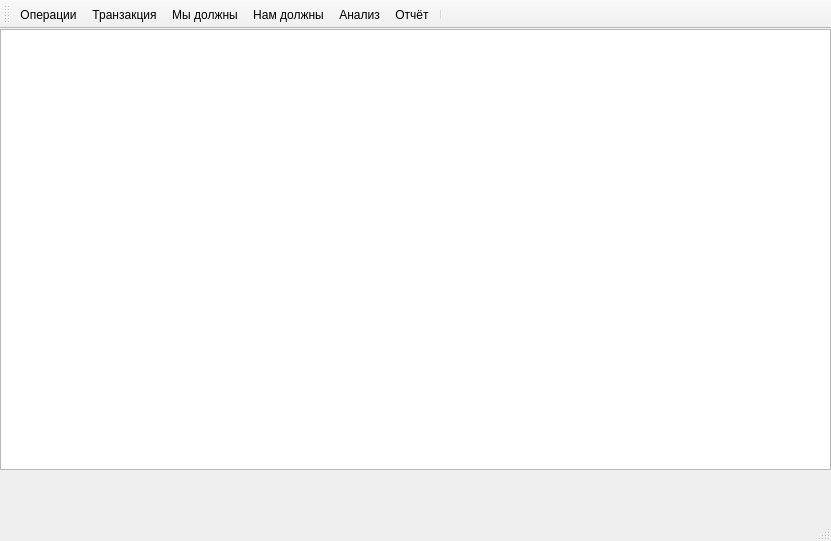
<?xml version="1.0" encoding="UTF-8"?>
<ui version="4.0">
 <class>MainWindow</class>
 <widget class="QMainWindow" name="MainWindow">
  <property name="geometry">
   <rect>
    <x>0</x>
    <y>0</y>
    <width>831</width>
    <height>541</height>
   </rect>
  </property>
  <property name="windowTitle">
   <string>Control My Money</string>
  </property>
  <widget class="QWidget" name="centralWidget">
   <widget class="QTableWidget" name="table">
    <property name="geometry">
     <rect>
      <x>0</x>
      <y>0</y>
      <width>831</width>
      <height>441</height>
     </rect>
    </property>
   </widget>
  </widget>
  <widget class="QMenuBar" name="menuBar">
   <property name="geometry">
    <rect>
     <x>0</x>
     <y>0</y>
     <width>831</width>
     <height>22</height>
    </rect>
   </property>
  </widget>
  <widget class="QToolBar" name="mainToolBar">
   <property name="orientation">
    <enum>Qt::Horizontal</enum>
   </property>
   <property name="iconSize">
    <size>
     <width>50</width>
     <height>30</height>
    </size>
   </property>
   <property name="toolButtonStyle">
    <enum>Qt::ToolButtonTextUnderIcon</enum>
   </property>
   <attribute name="toolBarArea">
    <enum>TopToolBarArea</enum>
   </attribute>
   <attribute name="toolBarBreak">
    <bool>false</bool>
   </attribute>
   <addaction name="operations"/>
   <addaction name="transaction"/>
   <addaction name="creditor"/>
   <addaction name="debtor"/>
   <addaction name="analysis"/>
   <addaction name="report"/>
   <addaction name="separator"/>
  </widget>
  <widget class="QStatusBar" name="statusBar"/>
  <action name="operations">
   <property name="icon">
    <iconset resource="resource.qrc">
     <normaloff>:/safe.png</normaloff>:/safe.png</iconset>
   </property>
   <property name="text">
    <string>Операции</string>
   </property>
  </action>
  <action name="debtor">
   <property name="icon">
    <iconset resource="resource.qrc">
     <normaloff>:/green.jpg</normaloff>:/green.jpg</iconset>
   </property>
   <property name="text">
    <string>Нам должны</string>
   </property>
  </action>
  <action name="creditor">
   <property name="icon">
    <iconset resource="resource.qrc">
     <normaloff>:/red.jpg</normaloff>:/red.jpg</iconset>
   </property>
   <property name="text">
    <string>Мы должны</string>
   </property>
   <property name="toolTip">
    <string>Мы должны</string>
   </property>
  </action>
  <action name="analysis">
   <property name="icon">
    <iconset resource="resource.qrc">
     <normaloff>:/analysis.png</normaloff>:/analysis.png</iconset>
   </property>
   <property name="text">
    <string>Анализ</string>
   </property>
  </action>
  <action name="report">
   <property name="icon">
    <iconset resource="resource.qrc">
     <normaloff>:/report.png</normaloff>:/report.png</iconset>
   </property>
   <property name="text">
    <string>Отчёт</string>
   </property>
  </action>
  <action name="transaction">
   <property name="icon">
    <iconset resource="resource.qrc">
     <normaloff>:/transactions.png</normaloff>:/transactions.png</iconset>
   </property>
   <property name="text">
    <string>Транзакция</string>
   </property>
  </action>
 </widget>
 <layoutdefault spacing="6" margin="11"/>
 <resources>
  <include location="resource.qrc"/>
 </resources>
 <connections/>
</ui>
